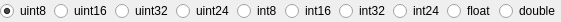
<?xml version="1.0" encoding="UTF-8"?>
<ui version="4.0">
 <class>NumberFormatBox</class>
 <widget class="QWidget" name="NumberFormatBox">
  <property name="geometry">
   <rect>
    <x>0</x>
    <y>0</y>
    <width>522</width>
    <height>22</height>
   </rect>
  </property>
  <property name="windowTitle">
   <string>NumberFormat</string>
  </property>
  <layout class="QHBoxLayout" name="horizontalLayout">
   <property name="spacing">
    <number>3</number>
   </property>
   <property name="leftMargin">
    <number>0</number>
   </property>
   <property name="topMargin">
    <number>0</number>
   </property>
   <property name="rightMargin">
    <number>0</number>
   </property>
   <property name="bottomMargin">
    <number>0</number>
   </property>
   <item>
    <widget class="QRadioButton" name="rbUint8">
     <property name="toolTip">
      <string>unsigned 1 byte integer</string>
     </property>
     <property name="text">
      <string>uint8</string>
     </property>
     <property name="checked">
      <bool>true</bool>
     </property>
    </widget>
   </item>
   <item>
    <widget class="QRadioButton" name="rbUint16">
     <property name="toolTip">
      <string>unsigned 2 bytes integer</string>
     </property>
     <property name="text">
      <string>uint16</string>
     </property>
    </widget>
   </item>
   <item>
    <widget class="QRadioButton" name="rbUint32">
     <property name="toolTip">
      <string>unsigned 4 bytes integer</string>
     </property>
     <property name="text">
      <string>uint32</string>
     </property>
    </widget>
   </item>
   <item>
    <widget class="QRadioButton" name="rbUint24">
     <property name="toolTip">
      <string>unsigned 3 bytes integer</string>
     </property>
     <property name="text">
      <string>uint24</string>
     </property>
    </widget>
   </item>
   <item>
    <widget class="QRadioButton" name="rbInt8">
     <property name="toolTip">
      <string>signed 1 byte integer</string>
     </property>
     <property name="text">
      <string>int8</string>
     </property>
    </widget>
   </item>
   <item>
    <widget class="QRadioButton" name="rbInt16">
     <property name="toolTip">
      <string>signed 2 bytes integer</string>
     </property>
     <property name="text">
      <string>int16</string>
     </property>
    </widget>
   </item>
   <item>
    <widget class="QRadioButton" name="rbInt32">
     <property name="toolTip">
      <string>signed 4 bytes integer</string>
     </property>
     <property name="text">
      <string>int32</string>
     </property>
    </widget>
   </item>
   <item>
    <widget class="QRadioButton" name="rbInt24">
     <property name="toolTip">
      <string>signed 3 bytes integer</string>
     </property>
     <property name="text">
      <string>int24</string>
     </property>
    </widget>
   </item>
   <item>
    <widget class="QRadioButton" name="rbFloat">
     <property name="toolTip">
      <string>4 bytes floating point number</string>
     </property>
     <property name="text">
      <string>float</string>
     </property>
    </widget>
   </item>
   <item>
    <widget class="QRadioButton" name="rbDouble">
     <property name="toolTip">
      <string>8 bytes double precision floating point number</string>
     </property>
     <property name="text">
      <string>double</string>
     </property>
    </widget>
   </item>
  </layout>
 </widget>
 <resources/>
 <connections/>
</ui>
